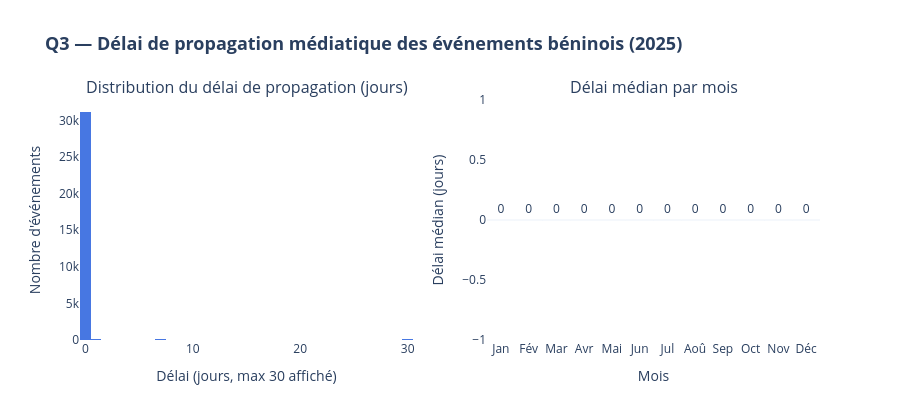

Notebook source saved alongside this figure:
### Markdown cell above
---

## Q3 — Combien de temps faut-il pour qu'un événement béninois soit couvert mondialement ?

**Visualisation 3 : Distribution du délai de propagation médiatique**

Le délai de propagation mesure le nombre de jours entre la date de l'événement () et la date d'indexation dans GDELT ().  
Un délai de 0 signifie une couverture immédiate. Un délai élevé signifie que l'événement a mis du temps à attirer l'attention internationale.

### Code cell
# ── Q3 — VISUALIZATION 3 : Propagation delay distribution ────
if "propagation_delay_days" in df.columns:
    delay = df["propagation_delay_days"].dropna()
    delay = delay[delay >= 0]

    delay_stats = {
        "Médiane (jours)":  delay.median(),
        "Moyenne (jours)":  delay.mean().round(1),
        "90e percentile":   delay.quantile(0.90),
        "Couverture < 1j (%)":  (delay == 0).mean() * 100,
        "Couverture < 7j (%)":  (delay <= 7).mean() * 100,
    }

    fig3 = make_subplots(
        rows=1, cols=2,
        subplot_titles=(
            "Distribution du délai de propagation (jours)",
            "Délai médian par mois"
        )
    )

    fig3.add_trace(
        go.Histogram(
            x=delay.clip(upper=30),
            nbinsx=31,
            marker_color="#1a56db",
            name="Délai (jours)",
            opacity=0.8
        ),
        row=1, col=1
    )

    delay_monthly = (
        df.groupby("event_month")["propagation_delay_days"]
        .median()
        .reset_index()
    )
    delay_monthly["month_label"] = delay_monthly["event_month"].map(MONTH_LABELS)

    fig3.add_trace(
        go.Bar(
            x=delay_monthly["month_label"],
            y=delay_monthly["propagation_delay_days"].round(1),
            marker_color="#7e3af2",
            name="Délai médian",
            text=delay_monthly["propagation_delay_days"].round(1),
            textposition="outside"
        ),
        row=1, col=2
    )

    fig3.update_layout(
        height=420,
        title_text="<b>Q3 — Délai de propagation médiatique des événements béninois (2025)</b>",
        title_font_size=18,
        showlegend=False,
        plot_bgcolor="white",
        paper_bgcolor="white"
    )
    fig3.update_xaxes(title_text="Délai (jours, max 30 affiché)", row=1, col=1)
    fig3.update_xaxes(title_text="Mois", row=1, col=2)
    fig3.update_yaxes(title_text="Nombre d'événements", row=1, col=1)
    fig3.update_yaxes(title_text="Délai médian (jours)", row=1, col=2)
    fig3.show()

    print("\nInsight Q3 :")
    for k, v in delay_stats.items():
        print(f"  {k} : {v:.1f}")
else:
    print("[WARN] propagation_delay_days column not available in this dataset.")

### Figure 1 — Plotly figure (JSON) as saved in the notebook; plotly's stock layout.template omitted (floating-point values rounded to 4 significant figures; data arrays with more than 128 entries replaced by an {"elided": "..."} marker saying what was removed)
{"data": [{"marker": {"color": "#1a56db"}, "name": "Délai (jours)", "nbinsx": 31, "opacity": 0.8, "type": "histogram", "x": {"elided": "31504 int values"}, "xaxis": "x", "yaxis": "y"}, {"marker": {"color": "#7e3af2"}, "name": "Délai médian", "text": [0.0, 0.0, 0.0, 0.0, 0.0, 0.0, 0.0, 0.0, 0.0, 0.0, 0.0, 0.0], "textposition": "outside", "type": "bar", "x": ["Jan", "Fév", "Mar", "Avr", "Mai", "Jun", "Jul", "Aoû", "Sep", "Oct", "Nov", "Déc"], "xaxis": "x2", "y": [0.0, 0.0, 0.0, 0.0, 0.0, 0.0, 0.0, 0.0, 0.0, 0.0, 0.0, 0.0], "yaxis": "y2"}], "layout": {"annotations": [{"font": {"size": 16}, "showarrow": false, "text": "Distribution du délai de propagation (jours)", "x": 0.225, "xanchor": "center", "xref": "paper", "y": 1.0, "yanchor": "bottom", "yref": "paper"}, {"font": {"size": 16}, "showarrow": false, "text": "Délai médian par mois", "x": 0.775, "xanchor": "center", "xref": "paper", "y": 1.0, "yanchor": "bottom", "yref": "paper"}], "height": 420, "paper_bgcolor": "white", "plot_bgcolor": "white", "showlegend": false, "title": {"font": {"size": 18}, "text": "<b>Q3 — Délai de propagation médiatique des événements béninois (2025)</b>"}, "xaxis": {"anchor": "y", "domain": [0.0, 0.45], "title": {"text": "Délai (jours, max 30 affiché)"}}, "xaxis2": {"anchor": "y2", "domain": [0.55, 1.0], "title": {"text": "Mois"}}, "yaxis": {"anchor": "x", "domain": [0.0, 1.0], "title": {"text": "Nombre d'événements"}}, "yaxis2": {"anchor": "x2", "domain": [0.0, 1.0], "title": {"text": "Délai médian (jours)"}}}}
